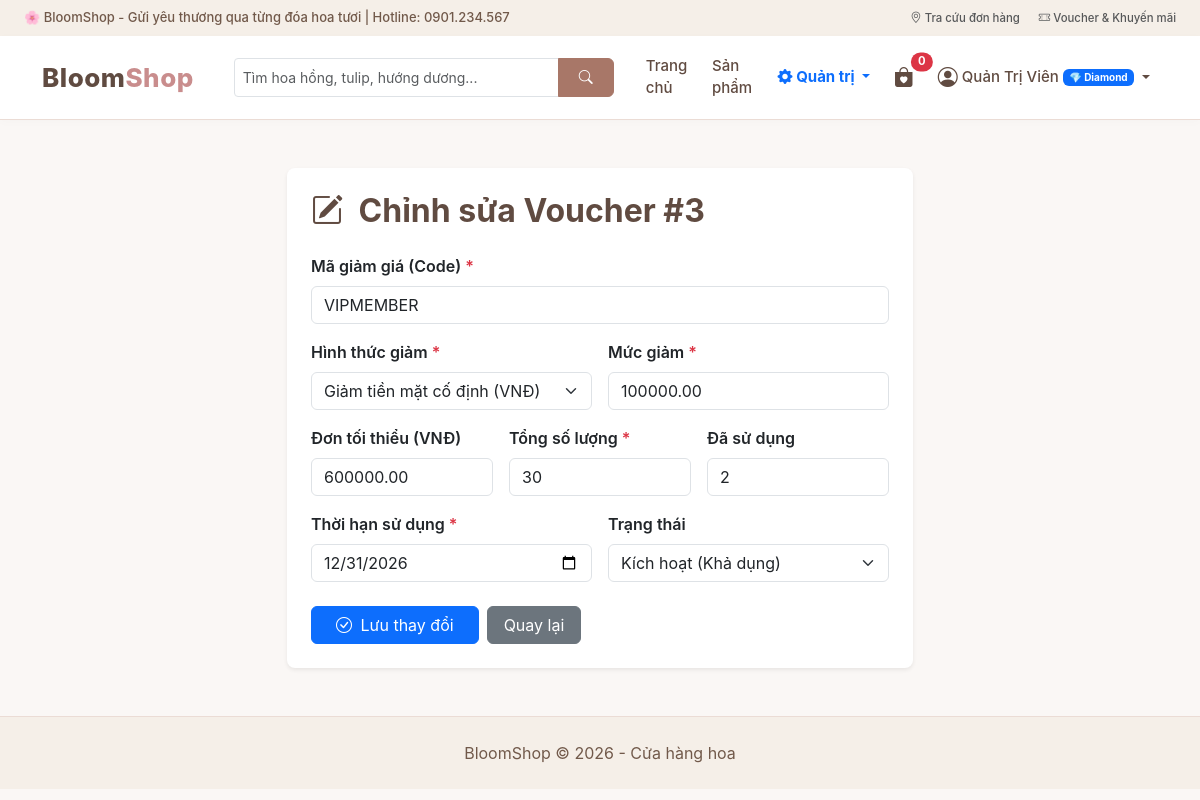
Before: /controller/index.php?act=suavoucher&id=3 (signed in) with the older database file.
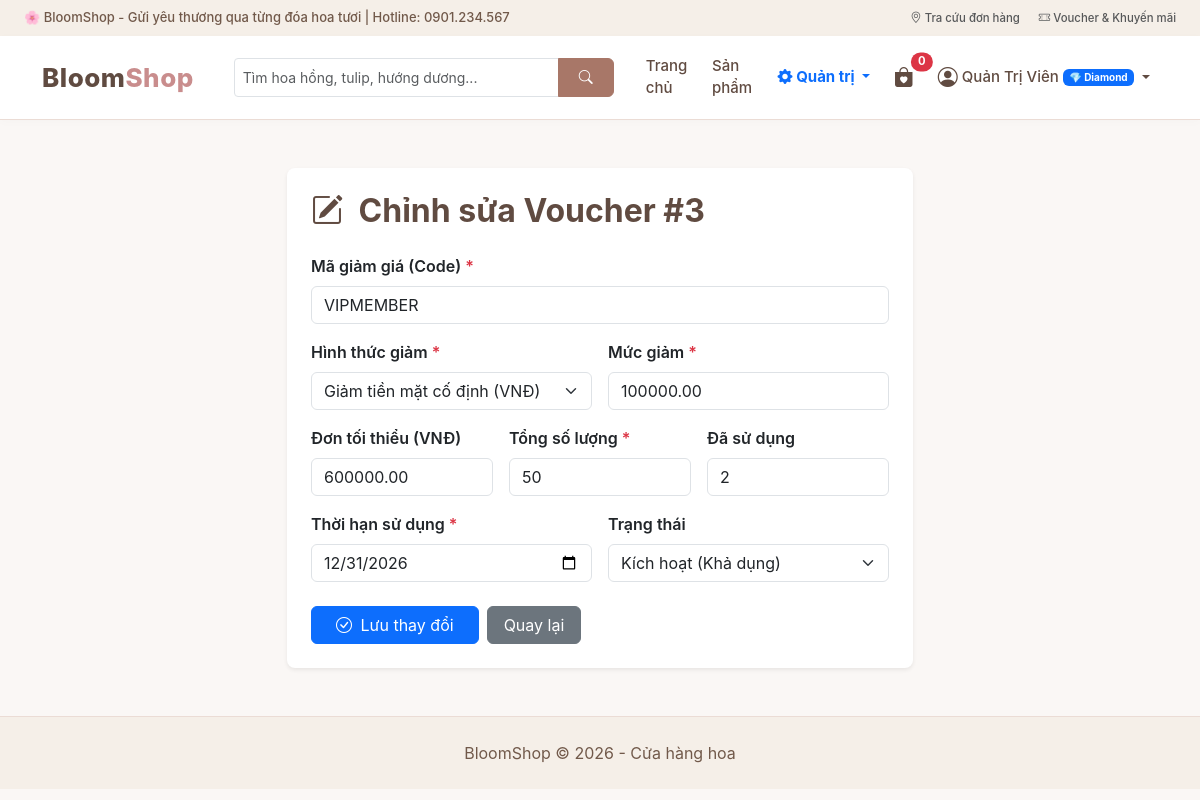
After: the same page with the newer database file.
### tables this page shows
CREATE TABLE IF NOT EXISTS `vouchers` (
  `id` INT AUTO_INCREMENT PRIMARY KEY,
  `code` VARCHAR(50) NOT NULL UNIQUE,
  `discount_type` ENUM('percent', 'fixed') DEFAULT 'fixed' COMMENT 'percent: %, fixed: VNĐ',
  `discount_value` DECIMAL(12,2) NOT NULL,
  `min_order_value` DECIMAL(12,2) DEFAULT 0 COMMENT 'Giá trị đơn tối thiểu',
  `quantity` INT NOT NULL DEFAULT 100 COMMENT 'Số lượng ban đầu',
  `used_count` INT NOT NULL DEFAULT 0 COMMENT 'Đã sử dụng',
  `expiry_date` DATE NOT NULL COMMENT 'Thời hạn',
  `status` TINYINT(1) DEFAULT 1 COMMENT '1: Hoạt động, 0: Khóa',
  `created_at` DATETIME DEFAULT CURRENT_TIMESTAMP
);

### model/xl_database.php (called while the page is built, shortened)
<?php
class xl_data extends database
{
    public function readsingle($sql, $params = [])
    {
        $conn = $this->connection_database();
        $stmt = $conn->prepare($sql);
        $stmt->execute($params);
        $result = $stmt->fetch(PDO::FETCH_ASSOC);
        return $result ? $result : null;
    }
}

### view/admin_suavoucher.php (the view, shortened to what this page needs)
<div class="container my-5 form-page">
    <div class="card border-0 shadow-sm p-4 rounded-3 bg-white">
        <h2 class="fw-bold mb-4" style="color: #604b41;">
            <i class="bi bi-pencil-square me-2"></i> Chỉnh sửa Voucher #<?= $vc['id'] ?>
        </h2>
        <form method="POST" action="index.php?act=capnhatvoucher">
            <div class="mb-3">
                <label class="form-label fw-semibold">Mã giảm giá (Code) <span class="text-danger">*</span></label>
                <input type="text" name="code" class="form-control text-uppercase" value="<?= htmlspecialchars($vc['code']) ?>" required>
            </div>
            <div class="row g-3 mb-3">
                <div class="col-sm-6">
                    <label class="form-label fw-semibold">Hình thức giảm <span class="text-danger">*</span></label>
                    <select name="discount_type" class="form-select">
                        <option value="fixed" <?= ($vc['discount_type'] == 'fixed') ? 'selected' : '' ?>>Giảm tiền mặt cố định (VNĐ)</option>
                    </select>
                </div>
                <div class="col-sm-6">
                    <label class="form-label fw-semibold">Mức giảm <span class="text-danger">*</span></label>
                    <input type="number" step="0.01" min="1" name="discount_value" class="form-control" value="<?= $vc['discount_value'] ?>" required>
                </div>
            </div>
            <div class="row g-3 mb-3">
                <div class="col-sm-4">
                    <label class="form-label fw-semibold">Đơn tối thiểu (VNĐ)</label>
                    <input type="number" min="0" name="min_order_value" class="form-control" value="<?= $vc['min_order_value'] ?>">
                </div>
                <div class="col-sm-4">
                    <label class="form-label fw-semibold">Tổng số lượng <span class="text-danger">*</span></label>
                    <input type="number" min="1" name="quantity" class="form-control" value="<?= $vc['quantity'] ?>" required>
                </div>
                <div class="col-sm-4">
                    <label class="form-label fw-semibold">Đã sử dụng</label>
                    <input type="number" class="form-control" value="<?= $vc['used_count'] ?>" readonly>
                </div>
            </div>
            <div class="row g-3 mb-4">
                <div class="col-sm-6">
                    <label class="form-label fw-semibold">Thời hạn sử dụng <span class="text-danger">*</span></label>
                    <input type="date" name="expiry_date" class="form-control" value="<?= $vc['expiry_date'] ?>" required>
                </div>
                <div class="col-sm-6">
                    <label class="form-label fw-semibold">Trạng thái</label>
                    <select name="status" class="form-select">
                        <option value="1" <?= ($vc['status'] == 1) ? 'selected' : '' ?>>Kích hoạt (Khả dụng)</option>
                    </select>
                </div>
            </div>
            <div class="d-flex gap-2">
                <button type="submit" name="capnhat" class="btn btn-primary px-4">
                    <i class="bi bi-check-circle me-1"></i> Lưu thay đổi
                </button>
                <a href="index.php?act=quanlyvoucher" class="btn btn-secondary px-3">Quay lại</a>
            </div>
        </form>
    </div>
</div>

Changed rows visible on the page:
changed vouchers "VIPMEMBER": quantity "30" → "50"
